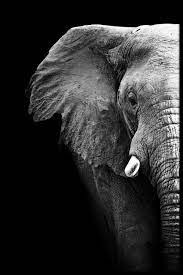
#> input picture Segmentation/download.jpeg, 183 x 275 px
$ jupyter execute Untitled.ipynb
#> lines starting #> are read from the running program, lines starting #| are printed output that depends on the picture; after the words box and inside, x2 and y2 are one past the last pixel; in counts of white or black regions, pixels touching at a corner belong together
# 1. Image Segmentation using K-means

[cell 1]
import matplotlib.pyplot as plt
import numpy as np
import cv2

path = 'download.jpeg'
img = cv2.imread(path)
#> img is the input picture: shape (275, 183, 3); min 0, max 255, mean 46.8

[cell 2]
from __future__ import print_function
from ipywidgets import interact, interactive, fixed, interact_manual
import ipywidgets as widgets

[cell 3]
img = cv2.cvtColor(img,cv2.COLOR_BGR2RGB)
twoDimage = img.reshape((-1,3))
twoDimage = np.float32(twoDimage)

[cell 4]
criteria = (cv2.TERM_CRITERIA_EPS + cv2.TERM_CRITERIA_MAX_ITER, 10, 1.0)
K = 2
attempts=100

[cell 5]
ret,label,center=cv2.kmeans(twoDimage,K,None,criteria,attempts,cv2.KMEANS_PP_CENTERS)
#> ret = 138785207.1; center = [[14.12, 14.12, 14.12], [140.4, 140.4, 140.4]]
center = np.uint8(center)
#> center = [[14, 14, 14], [140, 140, 140]]
res = center[label.flatten()]
result_image = res.reshape((img.shape))
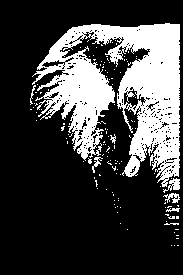
#> result_image: shape (275, 183, 3); values 14 (black) and 140 (white), 25.9% white; 130 white regions (122 under 20 px), largest, box (x1, y1, x2, y2) and area: (32, 23, 180, 187) 12375, (163, 178, 180, 193) 113, (163, 193, 180, 203) 86

[cell 6]
plt.imshow(result_image)
plt.show()

[cell 7]
fig = plt.figure()
path = 'HandLines1.jpg'
img = cv2.imread(path)
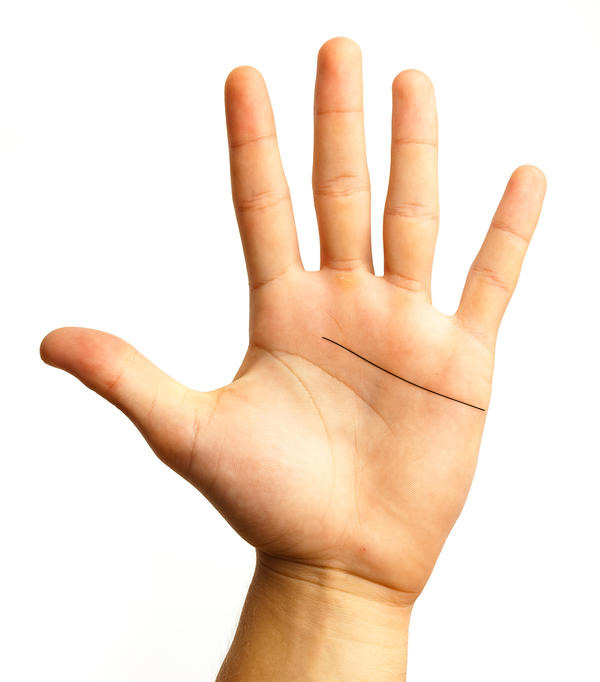
#> input picture Segmentation/HandLines1.jpg, 600 x 682 px
#> img is the input picture: shape (682, 600, 3); mean B, G, R 210.2, 226.6, 245.8
img = cv2.cvtColor(img,cv2.COLOR_BGR2RGB)
#> the sliders are set to k = 2
twoDimage = img.reshape((-1,3))
twoDimage = np.float32(twoDimage)
criteria = (cv2.TERM_CRITERIA_EPS + cv2.TERM_CRITERIA_MAX_ITER, 10, 1.0)
attempts=10

@interact(k=widgets.IntSlider(min=2, max=10, step=1, value=2))
def image_segmentation(k):
#> called with k = 2
    plt.clf()


    ret,label,center=cv2.kmeans(twoDimage,k,None,criteria,attempts,cv2.KMEANS_PP_CENTERS)
#> ret = 769918797.2; center = [[255.4, 252.9, 249.1], [223.8, 163.4, 115.3]]
    center = np.uint8(center)
#> center = [[255, 252, 249], [223, 163, 115]]
    res = center[label.flatten()]
    result_image = res.reshape((img.shape))
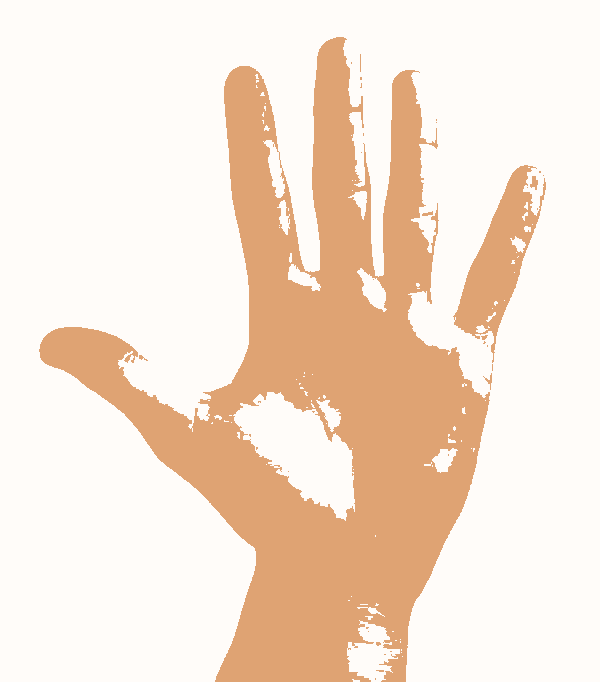
#> result_image: shape (682, 600, 3); mean R, G, B 245.8, 226.4, 210.4
    plt.imshow(result_image)

[cell 8]
interact(image_segmentation, k=widgets.IntSlider(min=2, max=10, step=1, value=2));
#> the sliders are set to k = 2

# 2. Image Segmentation using Contour Detection

[cell 9]
img = cv2.resize(result_image,(256,256))
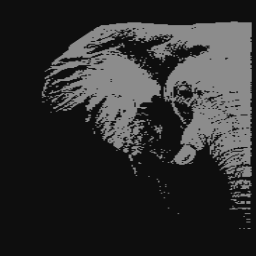
#> img: shape (256, 256, 3); min 14, max 140, mean 46.6

[cell 10]
gray = cv2.cvtColor(img,cv2.COLOR_RGB2GRAY)
_,thresh = cv2.threshold(gray, np.mean(gray), 255, cv2.THRESH_BINARY_INV)
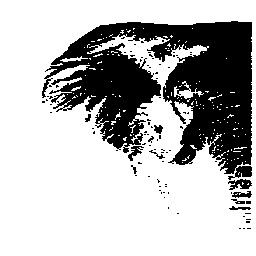
#> thresh: shape (256, 256); 71.5% white; 90 black regions (80 under 20 px), largest, box (x1, y1, x2, y2) and area: (42, 21, 252, 180) 17810, (228, 179, 252, 190) 154, (128, 146, 144, 161) 99
edges = cv2.dilate(cv2.Canny(thresh,0,255),None)
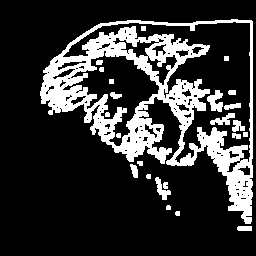
#> edges: shape (256, 256); 20.4% white; 24 white regions, largest, box (x1, y1, x2, y2) and area: (40, 19, 253, 224) 12036, (207, 90, 223, 112) 214, (210, 113, 235, 125) 151

[cell 11]
cnt = sorted(cv2.findContours(edges, cv2.RETR_LIST, cv2.CHAIN_APPROX_SIMPLE)[-2], key=cv2.contourArea)[-1]
#> cnt = contour of 500 points, box (x1, y1, x2, y2) (40, 19, 253, 224), area 24608
mask = np.zeros((256,256), np.uint8)
masked = cv2.drawContours(mask, [cnt],-1, 255, -1)
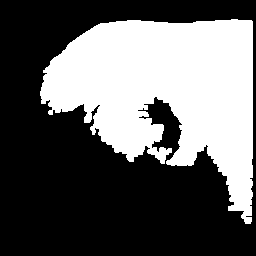
#> masked: shape (256, 256); 38.4% white; 1 white region, box (x1, y1, x2, y2) and area: (40, 19, 253, 224) 25194

[cell 12]
dst = cv2.bitwise_and(img, img, mask=mask)
segmented = cv2.cvtColor(dst, cv2.COLOR_BGR2RGB)
